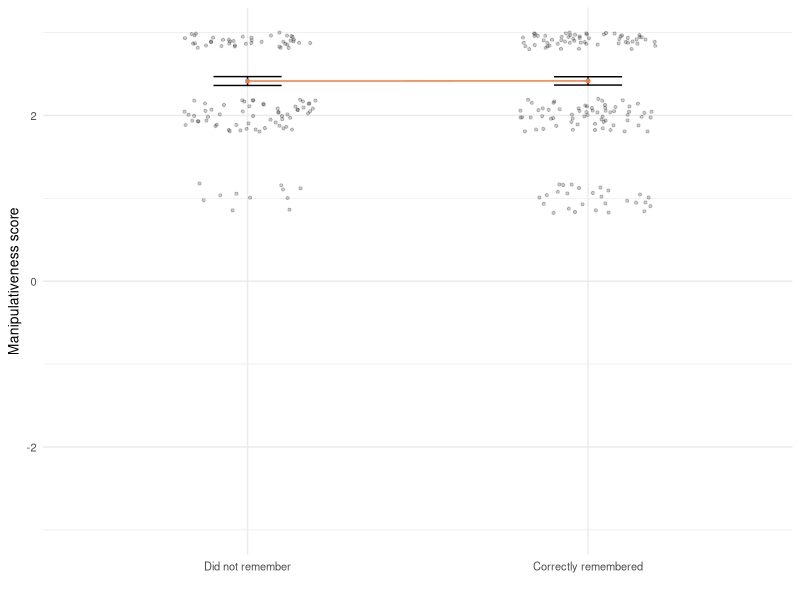
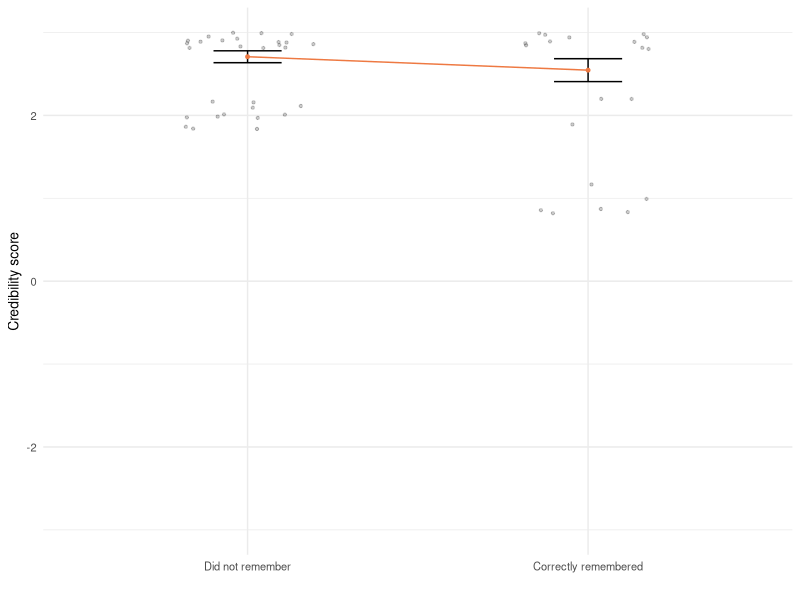
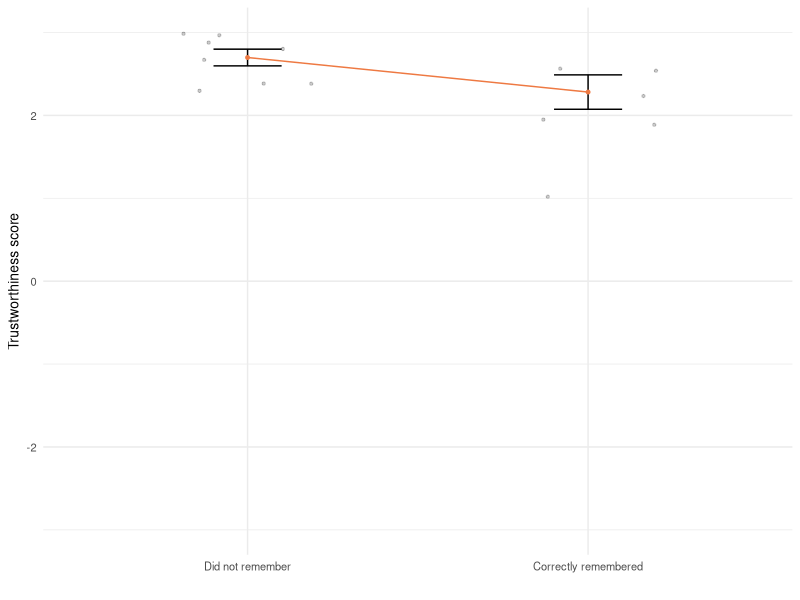

The R source for these figures, in order:
## ---- chunk 1
knitr::opts_chunk$set(echo = TRUE)
## ---- chunk 2

#THIS ASSUMES YOU HAVE THE DATA DOWNLOADED AND SAVED INTO THE SAME PROJECT

data <- read.csv("final_responses.csv")

## ---- chunk 3

library(tidyverse)

## ---- chunk 4

data$Duration..in.seconds. <- as.numeric(data$Duration..in.seconds.)
data$AGE <- as.numeric(data$AGE)

data <- data %>%
  filter(Duration..in.seconds.>270)

data <- data %>%
  filter(AGE>17)

## ---- chunk 5

#every agree-disagree item on a scale of 1-7

df1 <- data %>%
  data.frame() %>%
  select(ORIENT_1_1, ORIENT_1_2, ORIENT_1_3, ORIENT_1_4, ORIENT_1_5,
         ORIENT_2_1, ORIENT_2_2, ORIENT_2_3, ORIENT_2_4, ORIENT_2_5, MISTRUST_EX_1, MISTRUST_EX_2, MISTRUST_EX_3, MISTRUST_EX_5, MISTRUST_EX_6, COMP_1, COMP_2, COMP_3, COMP_4, BENEV_1, BENEV_2, BENEV_3, BENEV_4, INTEG_1, INTEG_2, INTEG_3, INTEG_4, AD_TRUST_1, AD_TRUST_2, AD_TRUST_4, AD_TRUST_5, SM_TRUST_1, SM_TRUST_2
         )

df1 <- df1 %>%
  select(ORIENT_1_1, ORIENT_1_2, ORIENT_1_3, ORIENT_1_4, ORIENT_1_5,
         ORIENT_2_1, ORIENT_2_2, ORIENT_2_3, ORIENT_2_4, ORIENT_2_5, MISTRUST_EX_1, MISTRUST_EX_2, MISTRUST_EX_3, MISTRUST_EX_5, MISTRUST_EX_6, COMP_1, COMP_2, COMP_3, COMP_4, BENEV_1, BENEV_2, BENEV_3, BENEV_4, INTEG_1, INTEG_2, INTEG_3, INTEG_4, AD_TRUST_1, AD_TRUST_2, AD_TRUST_4, AD_TRUST_5, SM_TRUST_1, SM_TRUST_2) %>%
  mutate_all(~c(1, 2, 3, 4, 5, 6, 7)[match(.x, c("Strongly disagree", 
                                                 "Disagree", "Somewhat disagree",
                                                 "Neither agree nor disagree",
                                                 "Somewhat agree", "Agree",
                                                 "Strongly agree"))])
## ---- chunk 6

#data acceptability on a scale of 1 to 7

df2 <- data %>%
  data.frame() %>%
  select(DATA_ACCEPT)

df2 <- df2 %>%
  select(DATA_ACCEPT) %>%
  mutate_all(~c(1, 2, 3, 4, 5, 6, 7)[match(.x, c("Not at all acceptable", "Mostly unacceptable ", "Somewhat unacceptable", "Neither acceptable nor unacceptable", "Somewhat acceptable", "Mostly acceptable", "Completely acceptable "))])

#likability and agreement on scale of 1 to 5 

df3 <- data %>%
  data.frame() %>%
  select(LIKE)

df3 <- df3 %>%
  select(LIKE) %>%
  mutate_all(~c(1, 2, 3, 4, 5)[match(.x, c("Dislike a great deal", "Dislike somewhat","Neither like nor dislike", "Like somewhat", "Like a great deal"
))])

df4 <- data %>%
  data.frame() %>%
  select(AGREE)

df4 <- df4 %>%
  select(AGREE) %>%
  mutate_all(~c(1, 2, 3, 4, 5)[match(.x, c("Completely disagree", "Somewhat disagree", "Neither agree or disagree", "Somewhat agree", "Completely agree"
))])

## ---- chunk 7

#self-target and social media usage on a scale of 1-5

df5 <- data %>%
  data.frame() %>%
  select(SELF_TAR)

df5 <- df5 %>%
  select(SELF_TAR) %>%
  mutate_all(~c(1, 2, 3, 4, 5)[match(.x, c("Not at all targeted at me", "Mostly not targeted ", "Somewhat targeted", "Mostly targeted", "Completely targeted at me" 
))])

df6 <- data %>%
  data.frame() %>%
  select(SM_USE_1, SM_USE_2)

df6 <- df6 %>%
  select(SM_USE_1, SM_USE_2) %>%
  mutate_all(~c(1, 2, 3, 4, 5)[match(.x, c("Never", "Rarely", "slightly often",  "fairly often", "very often"
))])

## ---- chunk 8

#political interest (1-4), electoral participation (yes/no)

df7 <- data %>%
  data.frame() %>%
  select(POL_INT)

df7 <- df7 %>%
  select(POL_INT) %>%
  mutate_all(~c(1, 2, 3, 4)[match(.x, c("Not at all interested", "Mostly uninterested", "Somewhat interested", "Very interested"
))])

df8 <- data %>%
  data.frame() %>%
  select(ELECT_PAR_1, ELECT_PAR_2, ELECT_PAR_3, ELECT_PAR_4, ELECT_PAR_5, ELECT_PAR_6)

df8 <- df8 %>%
  select(ELECT_PAR_1, ELECT_PAR_2, ELECT_PAR_3, ELECT_PAR_4, ELECT_PAR_5, ELECT_PAR_6) %>%
  mutate_all(~c(0, 1)[match(.x, c("No, I have not", "Yes, I have"
))])

## ---- chunk 9

#Political ideology categorical with 8 categories (reduced to 4 for LR)

df9 <- data %>%
  data.frame() %>%
  select(PERC_ID, LEFT_RIGHT)

df9 <- df9 %>%
  select(PERC_ID, LEFT_RIGHT) %>%
  mutate_all(~c(-3, -2, -1, 0, 1, 2, 3)[match(.x, c("Strongly left leaning", "Fairly left leaning", "Slightly left leaning", "Neither left nor right leaning", "Slightly right leaning", "Somewhat right leaning", "Fairly right leaning", "Strongly right leaning"
))])

df9 <- df9 %>% 
  replace_na(list(PERC_ID = 99))

df9 <- df9 %>% 
  replace_na(list(LEFT_RIGHT = 99))

#categorical in 4 categories

df10 <- df9 %>%
  data.frame() %>%
  select(PERC_ID, LEFT_RIGHT)

##rename

df10$LEFT_RIGHT[df10$LEFT_RIGHT == 'Strongly left leaning'] <- '1'
df10$LEFT_RIGHT[df10$LEFT_RIGHT == 'Fairly left leaning'] <- '2'
df10$LEFT_RIGHT[df10$LEFT_RIGHT == 'Slightly left leaning'] <- '3'
df10$LEFT_RIGHT[df10$LEFT_RIGHT == 'Neither left nor right leaning'] <- '4'
df10$LEFT_RIGHT[df10$LEFT_RIGHT == 'Slightly right leaning'] <- '5'
df10$LEFT_RIGHT[df10$LEFT_RIGHT == 'Fairly right leaning'] <- '6'
df10$LEFT_RIGHT[df10$LEFT_RIGHT == 'Strongly right leaning'] <- '7'

df10$PERC_ID[df10$PERC_ID == -3] <- 'Left leaning'
df10$PERC_ID[df10$PERC_ID == -2] <- 'Left leaning'
df10$PERC_ID[df10$PERC_ID == -1] <- 'Left leaning'
df10$PERC_ID[df10$PERC_ID == 0] <- 'Neither left nor right leaning'
df10$PERC_ID[df10$PERC_ID == 1] <- 'Right leaning'
df10$PERC_ID[df10$PERC_ID == 2] <- 'Right leaning'
df10$PERC_ID[df10$PERC_ID == 3] <- 'Right leaning'
df10$PERC_ID[df10$PERC_ID == 99] <- 'Not sure'

df10$LEFT_RIGHT[df10$LEFT_RIGHT == -3] <- 'Left leaning'
df10$LEFT_RIGHT[df10$LEFT_RIGHT == -2] <- 'Left leaning'
df10$LEFT_RIGHT[df10$LEFT_RIGHT == -1] <- 'Left leaning'
df10$LEFT_RIGHT[df10$LEFT_RIGHT == 0] <- 'Neither left nor right leaning'
df10$LEFT_RIGHT[df10$LEFT_RIGHT == 1] <- 'Right leaning'
df10$LEFT_RIGHT[df10$LEFT_RIGHT == 2] <- 'Right leaning'
df10$LEFT_RIGHT[df10$LEFT_RIGHT == 3] <- 'Right leaning'
df10$LEFT_RIGHT[df10$LEFT_RIGHT == 99] <- 'Not sure'

names(df10)[1] <- 'CAT_PERC_ID'
names(df10)[2] <- 'CAT_LEFT_RIGHT'

##need to also be as factor and reference group set

df10$CAT_PERC_ID <- as.factor(df10$CAT_PERC_ID)
df10$CAT_LEFT_RIGHT <- as.factor(df10$CAT_LEFT_RIGHT)

df10 <- df10 %>%
  mutate(
    CAT_PERC_ID = relevel(factor(CAT_PERC_ID, levels = 
                                 c("Left leaning", "Right leaning", 
                                   "Neither left nor right leaning", "Not sure"
                                 )), ref = "Neither left nor right leaning"
    )
  )

df10 <- df10 %>%
  mutate(
    CAT_LEFT_RIGHT = relevel(factor(CAT_LEFT_RIGHT, levels = 
                                 c("Left leaning", "Right leaning", 
                                   "Neither left nor right leaning", "Not sure"
                                 )), ref = "Neither left nor right leaning"
    )
  )

## ---- chunk 10

#creating dummy variables for categorical variables

df11 <- data %>%
  data.frame() %>%
  select(GENDER, EDUCATION)

#gender

df11 <- df11 %>%
  mutate(
    GENDER = relevel(factor(GENDER, levels = 
                                 c("Female", 
                                   "Male",
                                   "Non-binary / third gender",
                                   "Prefer not to say"
                                 )), ref = "Female"))

#education

df11 <- df11 %>%
 mutate(
    EDUCATION = relevel(factor(EDUCATION, levels = 
                              c("Postgraduate (e.g., M.Sc or Ph.D)",
                                "Undergraduate University (e.g., BA, B.Sc or B.Ed)",
                                "A level, or equivelent", "GCSE level, or equivelent",
                                "No formal qualifications",
                                "Other, please specify"
                              )), ref = "Postgraduate (e.g., M.Sc or Ph.D)"
    )
  )

## ---- chunk 11

#For this variable there is 1 missing piece of data, and 8 participants selected 'don't know' as their response. These 8 responses are changed to 99 in the data frame

df12 <- data %>%
  select(REG_TRUST_1)


df12 <- df12 %>%
  mutate(REG_TRUST_1 = c(1, 2, 3, 4, 5, 6, 7, 99, 99)[
    match(REG_TRUST_1, c("Strongly disagree", "Disagree", "Somewhat disagree",
                      "Neither agree nor disagree", "Somewhat agree", "Agree",
                      "Strongly agree", "", "Don't know"))
    ])

## ---- chunk 12

#getting yes-no into correct, incorrect identify, incorrect non-identify

memory <- data %>%
  data.frame() %>%
  select(Condition, MEM_PAID, MEM_TAR)

memory$Condition <- as.numeric(memory$Condition)

memory$MEM_PAID[memory$MEM_PAID == 'Yes'] <- '1'
memory$MEM_PAID[memory$MEM_PAID == 'No'] <- '0'
memory$MEM_TAR[memory$MEM_TAR == 'Yes'] <- '1'
memory$MEM_TAR[memory$MEM_TAR == 'No'] <- '0'

memory$MEM_PAID <- as.numeric(memory$MEM_PAID)
memory$MEM_TAR <- as.numeric(memory$MEM_TAR)

memory$PAID_diff<-(memory$Condition-memory$MEM_PAID)

memory$PAID_diff[memory$PAID_diff == '0'] <- 'CORRECT'
memory$PAID_diff[memory$PAID_diff == '1'] <- 'NON_IDENTIFY'
memory$PAID_diff[memory$PAID_diff == '-1'] <- 'IDENTIFY'

memory$TAR_diff<-(memory$Condition-memory$MEM_TAR)

memory$TAR_diff[memory$TAR_diff == '0'] <- 'CORRECT'
memory$TAR_diff[memory$TAR_diff == '1'] <- 'NON_IDENTIFY'
memory$TAR_diff[memory$TAR_diff == '-1'] <- 'IDENTIFY'

memory$PAID_diff <- as.factor(memory$PAID_diff)
memory$TAR_diff <- as.factor(memory$TAR_diff)

memory <- memory %>%
  mutate(
    PAID_diff = relevel(factor(PAID_diff, levels = 
                                 c("NON_IDENTIFY", 
                                   "CORRECT",
                                   "IDENTIFY"
                                 )), ref = "NON_IDENTIFY"))

memory <- memory %>%
  mutate(
    TAR_diff = relevel(factor(TAR_diff, levels = 
                                 c("NON_IDENTIFY", 
                                   "CORRECT",
                                   "IDENTIFY"
                                 )), ref = "NON_IDENTIFY"))

## ---- chunk 13

#binding the dataframe

final <- cbind(df1, df2, df3, df4, df5, df6, df7, df8, df9, df10, df11, df12, memory)

#setting condition as a categorical dummy variable

final$Condition[final$Condition == '0'] <- 'control'
final$Condition[final$Condition == '1'] <- 'transparent'

final$Condition <- as.factor(final$Condition)

final <- final %>%
  mutate(
    Condition = relevel(factor(Condition, levels = 
                                 c("control", 
                                   "transparent"
                                 )), ref = "control"
    )
  )

## ---- chunk 14

names(final)[1] <- 'TRUST_1' #orient_1_1
names(final)[2] <- 'MISTRUST_1'
names(final)[3] <- 'TRUST_2' #orient_1_3
names(final)[4] <- 'DISTRUST_1' #orient_1_4
names(final)[5] <- 'DISTRUST_2' #orient_1_5
names(final)[6] <- 'TRUST_3' #orient_2_1
names(final)[7] <- 'MISTRUST_2'
names(final)[8] <- 'DISTRUST_3' #orient_2_3
names(final)[9] <- 'TRUST_4' #orient_2_4
names(final)[10] <- 'DISTRUST_4' #orient_2_5
names(final)[12] <- 'MISTRUST_B_1'
names(final)[13] <- 'MISTRUST_B_2'
names(final)[15] <- 'MISTRUST_B_3'

names(final)[16] <- 'COMPTRUST_1'
names(final)[17] <- 'COMPDIS_1'
names(final)[18] <- 'COMPDIS_2'
names(final)[19] <- 'COMPTRUST_2'
names(final)[20] <- 'BENDIS_1'
names(final)[21] <- 'BENTRUST_1'
names(final)[22] <- 'BENDIS_2'
names(final)[23] <- 'BENTRUST_2'
names(final)[24] <- 'INTTRUST_1'
names(final)[25] <- 'INTDIS_1'
names(final)[26] <- 'INTDIS_2'
names(final)[27] <- 'INTTRUST_2'

names(final)[28] <- 'CREDIBLE'
names(final)[29] <- 'MANIPULATIVE'

## ---- chunk 15

df12 <- data %>%
  data.frame() %>%
  select(AGE)

df12 <- df12 %>%
  mutate(C_AGE = AGE)

final <- cbind(final, df12)

final$C_AGE <- final$C_AGE - mean(final$C_AGE)

## ---- chunk 16

reverse_code <- function(response) {
  # Define the mapping from original to reversed scores
  mapping <- c(1, 2, 3, 4, 5, 6, 7)
  names(mapping) <- c(7, 6, 5, 4, 3, 2, 1)
  
  # Use the response as a name to look up in the mapping
  return(as.numeric(names(mapping)[match(response, mapping)]))
}

#create new columns to keep the distrust dimension separate

final <- final %>%
  mutate(DISTRUST_1rev = DISTRUST_1,
         DISTRUST_2rev = DISTRUST_2,
         DISTRUST_3rev = DISTRUST_3,
         DISTRUST_4rev = DISTRUST_4,
         COMPDIS_1rev = COMPDIS_1,
         COMPDIS_2rev = COMPDIS_2,
         INTDIS_1rev = INTDIS_1,
         INTDIS_2rev = INTDIS_2,
         BENDIS_1rev = BENDIS_1,
         BENDIS_2rev = BENDIS_2)


final <- final %>%
  mutate(across(.cols = which(grepl("DIS", names(.)) & grepl("rev", names(.))),
    .fns = reverse_code))

## ---- chunk 17

final <- final %>%
  rowwise() %>%
  mutate(trust_orientation = mean(c(TRUST_1, TRUST_2, TRUST_3, TRUST_4, DISTRUST_1rev, DISTRUST_2rev, DISTRUST_3rev, DISTRUST_4rev)))

final <- final %>%
  rowwise() %>%
  mutate(competence = mean(c(COMPTRUST_1, COMPTRUST_2, COMPDIS_1rev, COMPDIS_2rev)))

final <- final %>%
  rowwise() %>%
  mutate(integrity = mean(c(INTTRUST_1, INTTRUST_2, INTDIS_1rev, INTDIS_2rev)))

final <- final %>%
  rowwise() %>%
  mutate(benevolence = mean(c(BENTRUST_1, BENTRUST_2, BENDIS_1rev, BENDIS_2rev)))

#transparency items mean scored

final <- final %>%
  rowwise() %>%
  mutate(TRANSPARENT = mean(c(AD_TRUST_4, AD_TRUST_5)))

#social media trust mean scored

final <- final %>%
  rowwise() %>%
  mutate(SMtrust = mean(c(SM_TRUST_1, SM_TRUST_2)))

#total trustworthiness mean scored

final <- final %>%
  rowwise() %>%
  mutate(trustw_total = mean(c(competence, integrity, benevolence)))

## ---- chunk 18

#subtract_four <- function(df, cols) {
#  df %>%
#    mutate(across(all_of(cols), ~ . - 4))
#}

#final <- subtract_four(final, c("CREDIBLE", "MANIPULATIVE", "trust_orientation", "competence", "integrity", "benevolence", "trustw_total"))

## ---- chunk 19

#Create a dataframe with the don't know values kept at 99 for exclusion

regulation_ex <- final %>%
  select(everything())
  
#alter the existing dataframe so 99 becomes 4

final <- final %>%
  mutate(REG_TRUST_1 = ifelse(REG_TRUST_1 == 99, 4, REG_TRUST_1))

## ---- chunk 20



## ---- chunk 21

df_recall <- final %>%
  data.frame() %>%
  select(Condition, C_AGE, GENDER, EDUCATION, AGREE, CAT_LEFT_RIGHT, PAID_diff, TAR_diff, MANIPULATIVE, DATA_ACCEPT, SMtrust, REG_TRUST_1, trust_orientation, competence, integrity, benevolence, trustw_total, CREDIBLE)

df_recall <- df_recall %>%
  subset(Condition == "transparent")

df_recall$Condition <- droplevels(df_recall$Condition)
df_recall$PAID_diff <- droplevels(df_recall$PAID_diff)
df_recall$TAR_diff <- droplevels(df_recall$TAR_diff)

## ---- chunk 22

plot <- ggplot(df_recall, aes(x = PAID_diff, y = MANIPULATIVE)) +
  stat_summary(fun.data = mean_se, geom = "errorbar", width = 0.2) +
  ylim(-3, 3)


plot <- ggplot(df_recall, aes(x = PAID_diff, y = MANIPULATIVE, group = 1)) + # Add 'group = 1' to ensure a single group for line
  stat_summary(fun.data = mean_se, geom = "errorbar", width = 0.2, color = "blue") +
  stat_summary(fun.y = mean, geom = "point", size = 3, color = "red") + # Add points for means
  stat_summary(fun.y = mean, geom = "line", aes(group = 1), color = "green")  # Draw a line connecting means
  

plot <- ggplot(df_recall, aes(x = PAID_diff, y = MANIPULATIVE, group = 1)) +
  geom_jitter(size = 0.8, color = "black", width = 0.2, height = 0.2, alpha = 0.2) +
  stat_summary(fun.data = mean_se, geom = "errorbar", width = 0.2, color = "black") + 
  stat_summary(fun.y = mean, geom = "point", size = 1, color = "sienna2") +
  stat_summary(fun.y = mean, geom = "line", aes(group = 1), color = "sienna2") +
  ylim(-3, 3) +
  labs( 
       x = "", 
       y = "Manipulativeness score") +
  theme_minimal() + 
  theme(text = element_text(size = 10)) +
  scale_x_discrete(labels = c("NON_IDENTIFY" = "Did not remember", "CORRECT" = "Correctly remembered"))

plot2 <- ggplot(df_recall, aes(x = PAID_diff, y = CREDIBLE, group = 1)) +
  geom_jitter(size = 0.8, color = "black", width = 0.2, height = 0.2, alpha = 0.2) +
  stat_summary(fun.data = mean_se, geom = "errorbar", width = 0.2, color = "black") + 
  stat_summary(fun.y = mean, geom = "point", size = 1, color = "sienna2") +
  stat_summary(fun.y = mean, geom = "line", aes(group = 1), color = "sienna2") +
  ylim(-3, 3) +
  labs( 
       x = "", 
       y = "Credibility score") +
  theme_minimal() + 
  theme(text = element_text(size = 10)) +
  scale_x_discrete(labels = c("NON_IDENTIFY" = "Did not remember", "CORRECT" = "Correctly remembered")) 

plot3 <- ggplot(df_recall, aes(x = PAID_diff, y = trustw_total, group = 1)) +
  geom_jitter(size = 0.8, color = "black", width = 0.2, height = 0.2, alpha = 0.2) +
  stat_summary(fun.data = mean_se, geom = "errorbar", width = 0.2, color = "black") + 
  stat_summary(fun.y = mean, geom = "point", size = 1, color = "sienna2") +
  stat_summary(fun.y = mean, geom = "line", aes(group = 1), color = "sienna2") +
  ylim(-3, 3) +
  labs( 
       x = "", 
       y = "Trustworthiness score") +
  theme_minimal() + 
  theme(text = element_text(size = 10)) +
  scale_x_discrete(labels = c("NON_IDENTIFY" = "Did not remember", "CORRECT" = "Correctly remembered")) 

plot 

plot2

plot3

